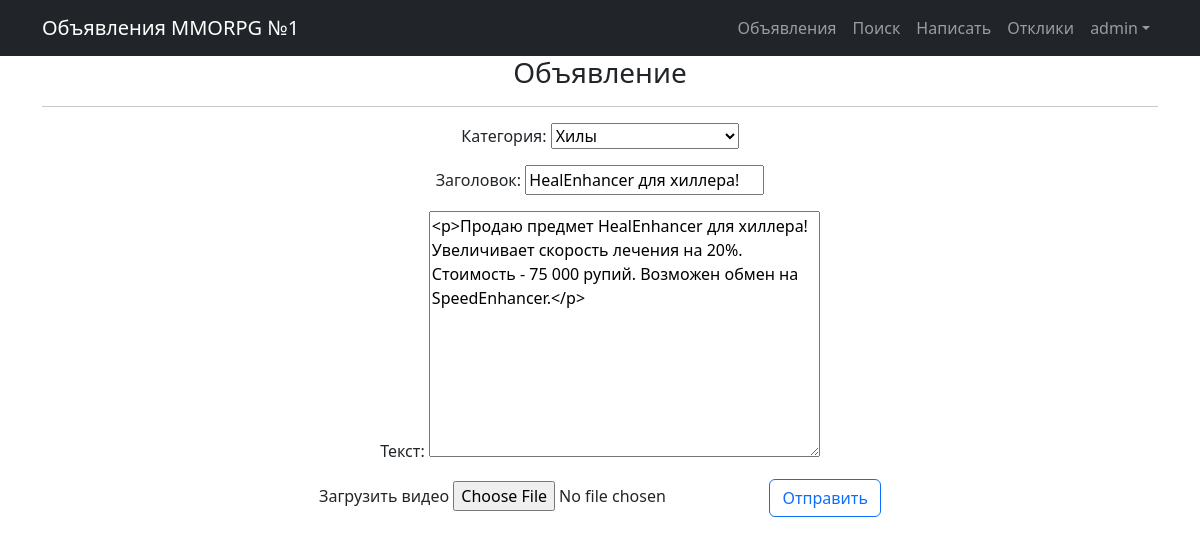
/announcements/2/update/ (signed in), run on the app's committed database.
### announcements/models.py (models this page shows, shortened)
class Announcement(models.Model):
    author = models.ForeignKey(User, on_delete=models.CASCADE, verbose_name='Автор')
    TYPE = (('tanks', 'Танки'),
            ('healers', 'Хилы'),
            ('damage_dealers', 'ДД'),
            ('dealers', 'Торговцы'),
            ('guild_masters', 'Гилдмастеры'),
            ('quest_givers', 'Квестгиверы'),
            ('blacksmiths', 'Кузнецы'),
            ('tanners', 'Кожевники'),
            ('potion_masters', 'Зельевары'),
            ('spell_masters', 'Мастера заклинаний'))
    category = models.CharField(max_length=15, choices=TYPE, default='tanks', verbose_name='Категория')
    dateCreation = models.DateTimeField(default=timezone.now)
    title = models.CharField(max_length=256, verbose_name = 'Заголовок')
    text = RichTextField(blank='True', null='True', verbose_name = 'Текст')
    video = models.FileField(upload_to='videos/', verbose_name='Видео', blank=True, null=True)
    class Meta:
        verbose_name = 'Объявление'
        verbose_name_plural = 'Объявления'

### announcements/views.py (the view)
# urls.py: path('<int:pk>/update/', AnnouncementUpdate.as_view(), name = 'announcement_update'),
class AnnouncementUpdate(PermissionRequiredMixin, UpdateView):
    permission_required = ('announcements.update_announcement',)
    model = Announcement
    form_class = AnnouncementForm
    template_name = 'announcement_edit.html'
    success_url = reverse_lazy('announcement_list')

### announcements/forms.py (shortened to what this page needs)
class AnnouncementForm(forms.ModelForm):
    class Meta:
        model = Announcement
        fields = ['category', 'title', 'text']

### templates/announcement_edit.html (shortened to what this page needs)
{% extends 'flatpages/default.html' %}
{% block content %}
<h3>Объявление</h3>
<hr>
<form action="" method="post">
    {{ form.as_p }}
        <label class="custom-file-label" for="id_video">Загрузить видео</label>
        <input type="file" class="custom-file-input" name="video" id="id_video">
    <button type="submit" class="btn btn-outline-primary">Отправить</button>
</form>
{% endblock content %}

### templates/flatpages/default.html (shortened to what this page needs)
<!DOCTYPE html>
{% load static %}
<html lang="en">
<head>
    <link href="{% static 'css/styles.css' %}" rel="stylesheet" />
</head>
<body>
    <nav class="navbar navbar-expand-lg navbar-dark bg-dark static-top">
        <div class="container">
            <a class="navbar-brand" href="/announcements/">Объявления MMORPG №1</a>
            <div class="collapse navbar-collapse" id="navbarResponsive">
                <ul class="navbar-nav ms-auto mb-2 mb-lg-0">
                    <li class="nav-item active">
                        <a class="nav-link" href="/announcements/">Объявления</a>
                    </li>
                     <li class="nav-item">
                        <a class="nav-link" href="/announcements/search/">Поиск</a>
                    </li>
                    {% if perms.announcements.add_announcement %}
                    <li class="nav-item">
                        <a class="nav-link" href="/announcements/create/">Написать</a>
                    </li>
                    {% endif %}
                    {% if request.user.is_authenticated %}
                        <li class="nav-item">
                        <a class="nav-link" href="/announcements/my_responses">Отклики</a>
                        </li>
                    {% endif %}
                    <li class="nav-item dropdown">
                        {% if request.user.is_authenticated %}
                            <a class="nav-link dropdown-toggle" id="navbarDropdown" href="#" role="button" data-bs-toggle="dropdown" aria-expanded="false">{{ user.username }}</a>
                        {% endif %}
                    </li>
                </ul>
            </div>
        </div>
    </nav>
    <div class="container">
        <div class="row">
            <div class="col-lg-12 text-center">
                {% block content %}{% endblock content %}
            </div>
        </div>
    </div>
</body>
</html>

### data on the page
Announcement: category "Хилы", title "HealEnhancer для хиллера!", text "<p>Продаю предмет HealEnhancer для хиллера! Увеличивает скорость лечения на 20%. Стоимость - 75 000 рупий. Возможен обмен на SpeedEnhancer.</p>"

### other printed values
{{ user.username }} "admin"
